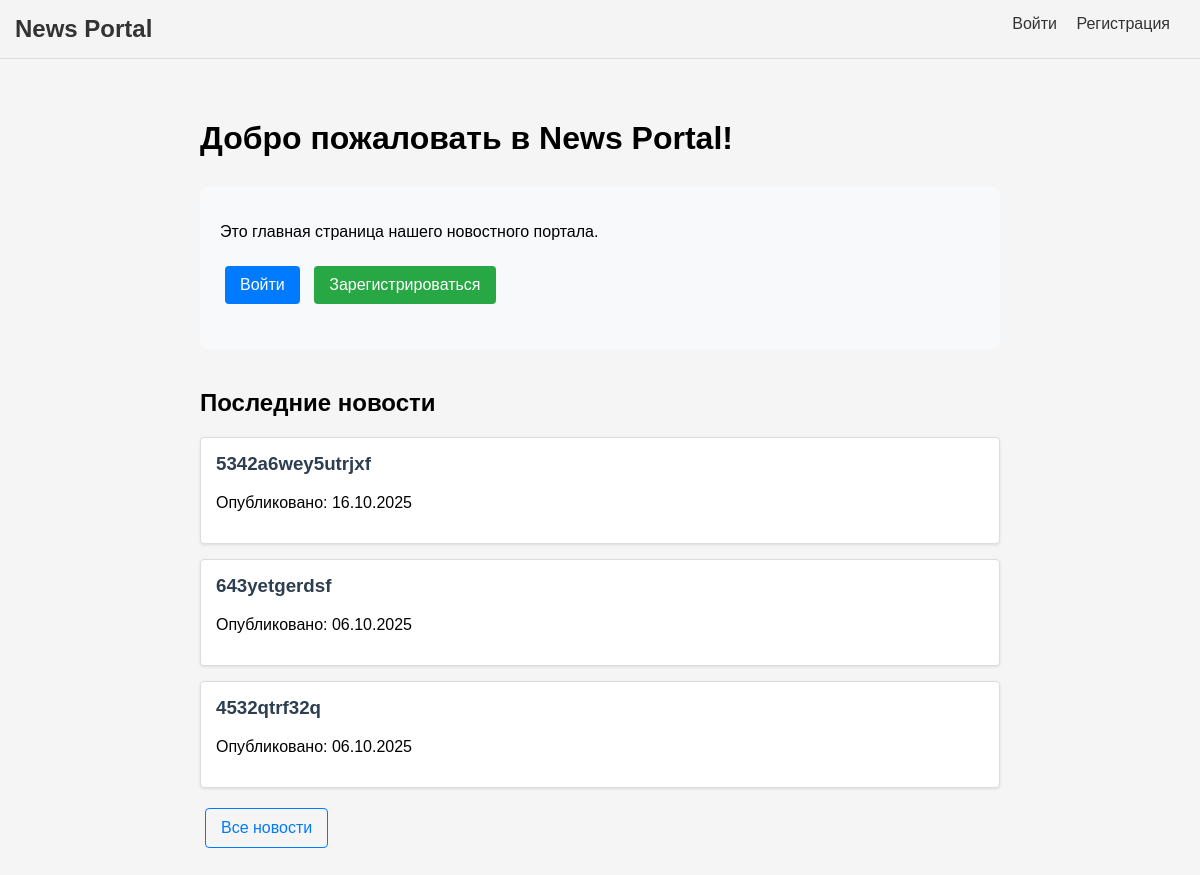
Page /news/home/ on the earlier database version.
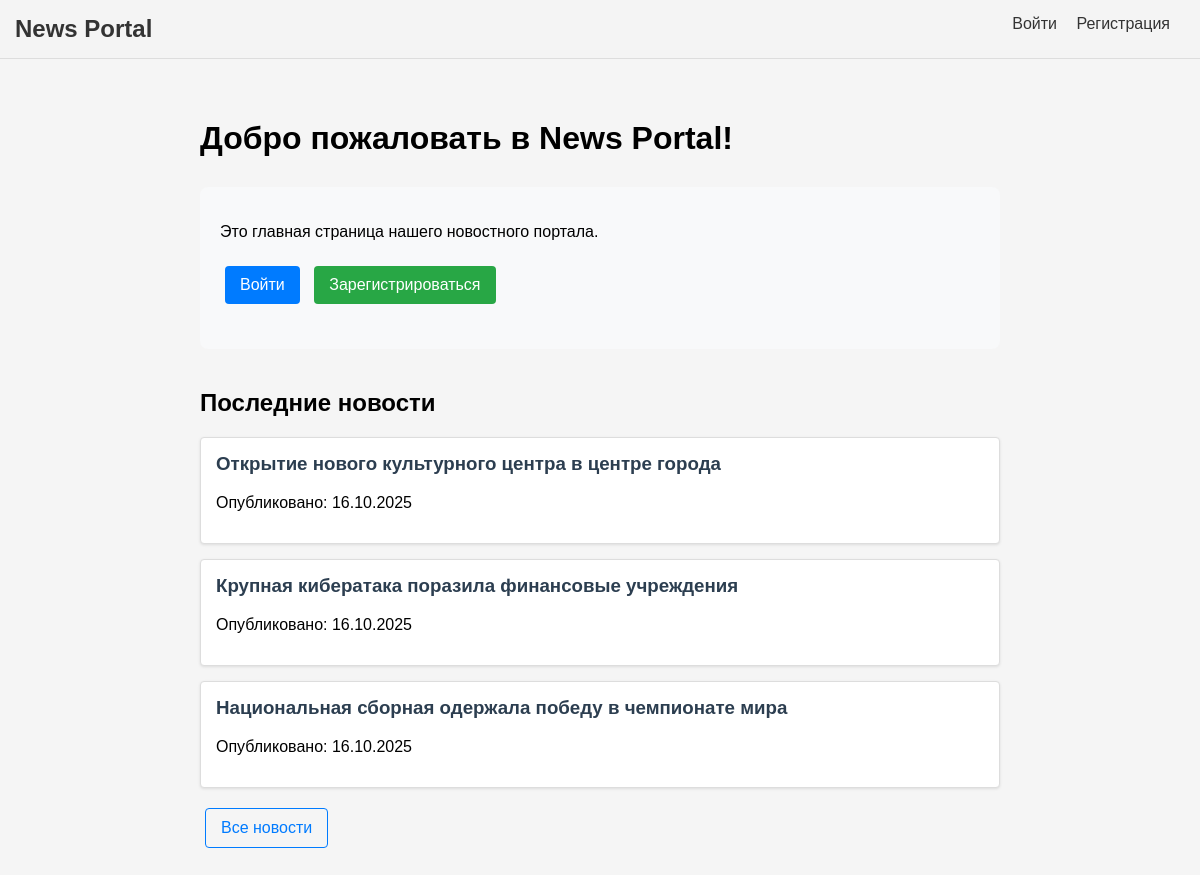
Same page on the later database version.
### news/models.py (models this page shows, shortened)
class Post(models.Model):
    ARTICLE = 'AR'
    NEWS = 'NW'
    POST_TYPES = [
        (ARTICLE, _('Article')),
        (NEWS, _('News')),
    ]
    author = models.ForeignKey(
        Author,
        on_delete=models.CASCADE,
        verbose_name=_('Author')
    )
    post_type = models.CharField(
        max_length=2,
        choices=POST_TYPES,
        verbose_name=_('Post type')
    )
    created_at = models.DateTimeField(
        auto_now_add=True,
        verbose_name=_('Created at')
    )
    updated_at = models.DateTimeField(
        auto_now=True,
        verbose_name=_('Updated at')
    )
    categories = models.ManyToManyField(
        Category,
        through='PostCategory',
        verbose_name=_('Categories'),
        blank=True  # Добавляем blank=True
    )
    title = models.CharField(
        max_length=200,
        verbose_name=_('Title')
    )
    content = models.TextField(verbose_name=_('Content'))
    rating = models.IntegerField(
        default=0,
        verbose_name=_('Rating')
    )
    is_published = models.BooleanField(
        default=True,
        verbose_name=_('Is published')
    )
    class Meta:
        verbose_name = _('Post')
        verbose_name_plural = _('Posts')
        ordering = ['-created_at']

### news/views.py (the view)
# urls.py: path('home/', views.HomePageView.as_view(), name='home'),
class HomePageView(TemplateView):
    template_name = 'news/home.html'
    def get_context_data(self, **kwargs):
        context = super().get_context_data(**kwargs)
        try:
            context['latest_news'] = Post.objects.filter(post_type='NW').order_by('-created_at')[:3]
        except Exception as e:
            context['latest_news'] = []
            print(f"Ошибка при получении новостей: {e}")
        context['current_time'] = timezone.now()
        context['timezones'] = COMMON_TIMEZONES
        return context

### news/context_processors.py (called while the page is built)
def timezone_context(request):
    return {
        'current_time': timezone.now(),
        'timezones': pytz.common_timezones,
    }

def user_groups(request):
    return {
        'is_author': request.user.groups.filter(name='authors').exists() if request.user.is_authenticated else False
    }

### templates/news/home.html (shortened to what this page needs)
{% extends "account/base.html" %}
{% block content %}
<div class="home-page">
    <h1>Добро пожаловать в News Portal!</h1>
    <div class="welcome-section">
        <p>Это главная страница нашего новостного портала.</p>
        {% if user.is_authenticated %}
            <div class="user-actions">
                <a href="{% url 'news_list' %}" class="btn btn-primary">Перейти к новостям</a>
                <a href="{% url 'become_author' %}" class="btn btn-success">Стать автором</a>
            </div>
        {% else %}
            <div class="guest-actions">
                <a href="{% url 'account_login' %}" class="btn btn-primary">Войти</a>
                <a href="{% url 'account_signup' %}" class="btn btn-success">Зарегистрироваться</a>
            </div>
        {% endif %}
    </div>
    {% if latest_news %}
    <div class="latest-news">
        <h2>Последние новости</h2>
        <div class="news-preview">
            {% for news in latest_news %}
            <div class="news-item">
                <h3><a href="{% url 'news_detail' news.pk %}">{{ news.title }}</a></h3>
                <p>Опубликовано: {{ news.created_at|date:"d.m.Y" }}</p>
            </div>
            {% endfor %}
        </div>
        <a href="{% url 'news_list' %}" class="btn btn-outline-primary">Все новости</a>
    </div>
    {% endif %}
</div>
{% endblock %}

Differences in the rows shown:
removed Post: title "5342a6wey5utrjxf", created_at "16.10.2025"
removed Post: title "643yetgerdsf", created_at "06.10.2025"
removed Post: title "4532qtrf32q", created_at "06.10.2025"
now on this page (row edited): Post: title "Открытие нового культурного центра в центре города", created_at "16.10.2025"
now on this page (row edited): Post: title "Крупная кибератака поразила финансовые учреждения", created_at "16.10.2025"
added Post: title "Национальная сборная одержала победу в чемпионате мира", created_at "16.10.2025"
